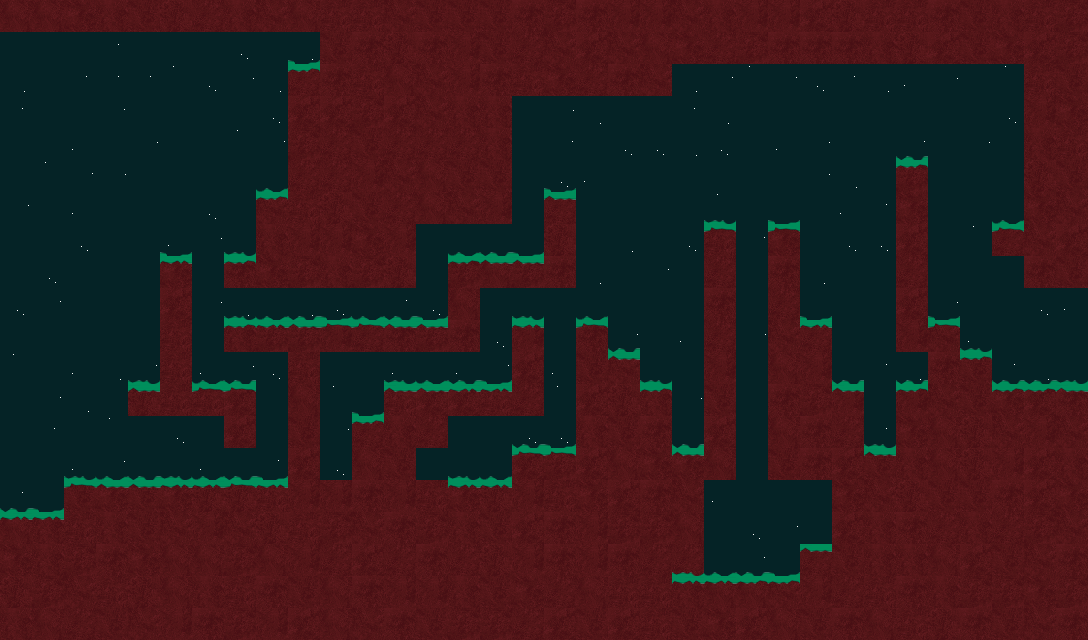

Rendered tile map (Tiled .tmx) drawn with the repository's tilesets; below, a short description and the map source with its tile grids summarised:
An orthogonal 34x20 tile map with 32x32 px tiles, 4 tile layers (collide, mud_walkthrough, Tile Layer 2, infront_grass), 4 tilesets and 4 objects (2x enemy, door, doorTrigger).

<map version="1.0" orientation="orthogonal" width="34" height="20" tilewidth="32" tileheight="32">
 <tileset firstgid="1" name="Night9_01" tilewidth="32" tileheight="32">
  <image source="images/Night9_01.png" width="128" height="128" />
 </tileset>
 <tileset firstgid="17" name="GrassTop4_01" tilewidth="32" tileheight="32">
  <image source="images/GrassTop4_01.png" width="128" height="32" />
 </tileset>
 <tileset firstgid="21" name="Mud4_02" tilewidth="32" tileheight="32">
  <properties>
   <property name="blocked" value="true" />
  </properties>
  <image source="images/Mud4_02.png" width="144" height="96" />
 </tileset>
 <tileset firstgid="33" name="GrassBottom" tilewidth="32" tileheight="32">
  <image source="images/grassbottom.png" width="128" height="32" />
 </tileset>
 <layer name="collide" width="34" height="20">
  <properties>
   <property name="render-index" value="-10000" />
  </properties>
  <data>[680 cells, 656 non-empty, 28 distinct tile ids]</data>
 </layer>
 <layer name="mud_walkthrough" width="34" height="20">
  <properties>
   <property name="render-index" value="-9500" />
  </properties>
  <data>[680 cells, 24 non-empty, 11 distinct tile ids]</data>
 </layer>
 <layer name="Tile Layer 2" width="34" height="20">
  <properties>
   <property name="render-index" value="5000" />
  </properties>
  <data>[680 cells, 59 non-empty, 4 distinct tile ids]</data>
 </layer>
 <objectgroup name="Door" width="34" height="20">
  <object name="03_d1" type="door" x="416" y="352" width="32" height="32">
   <properties>
    <property name="triggers" value="03_dtt1" />
   </properties>
  </object>
  <object name="03_dtt1" type="doorTrigger" x="992" y="192" width="32" height="32" />
 </objectgroup>
 <layer name="infront_grass" width="34" height="20">
  <properties>
   <property name="render-index" value="5000" />
  </properties>
  <data>[680 cells, 58 non-empty, 4 distinct tile ids]</data>
 </layer>
 <objectgroup name="enemies" width="34" height="20">
  <object name="03_bat01" type="enemy" x="768" y="64" width="32" height="32">
   <properties>
    <property name="type" value="bat" />
   </properties>
  </object>
  <object name="03_bat01" type="enemy" x="864" y="64" width="32" height="32">
   <properties>
    <property name="type" value="bat" />
   </properties>
  </object>
 </objectgroup>
</map>
